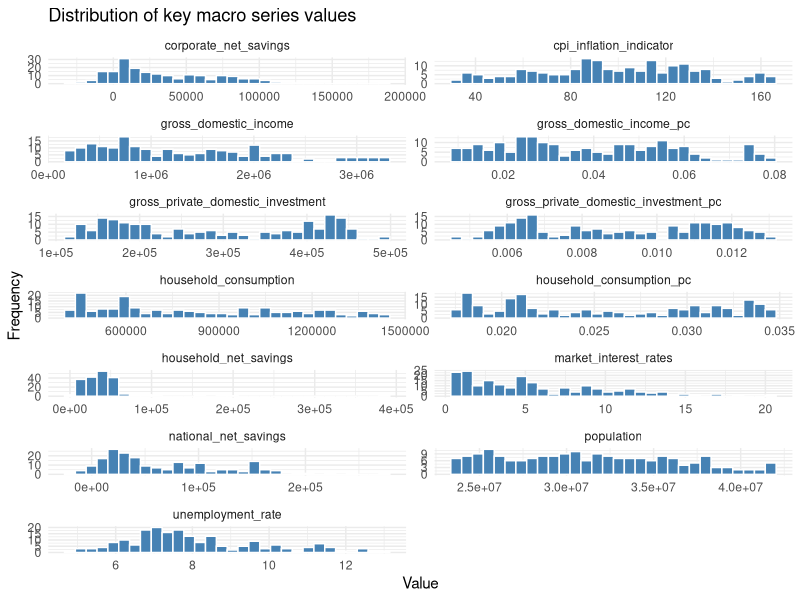
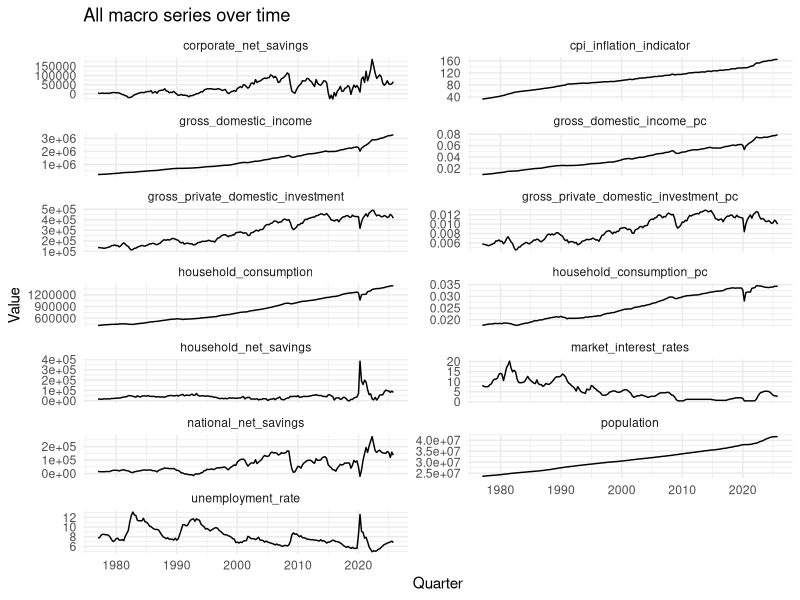
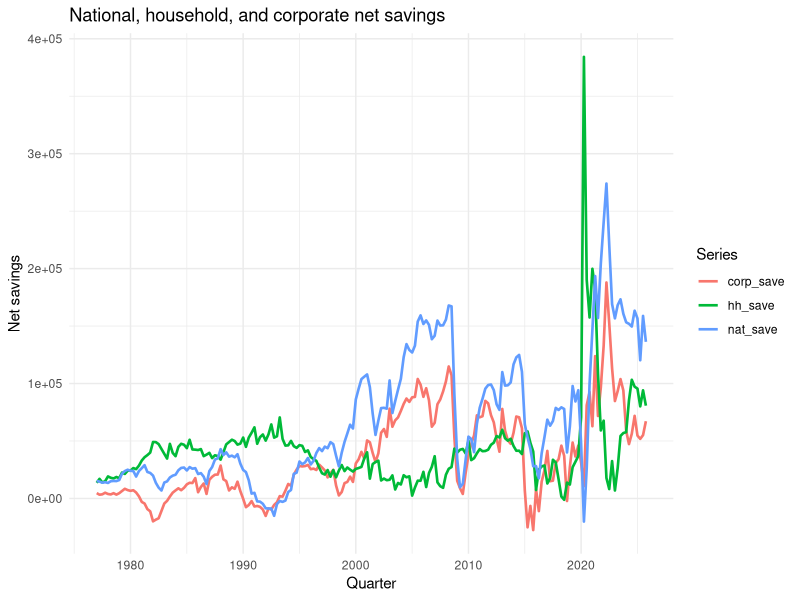
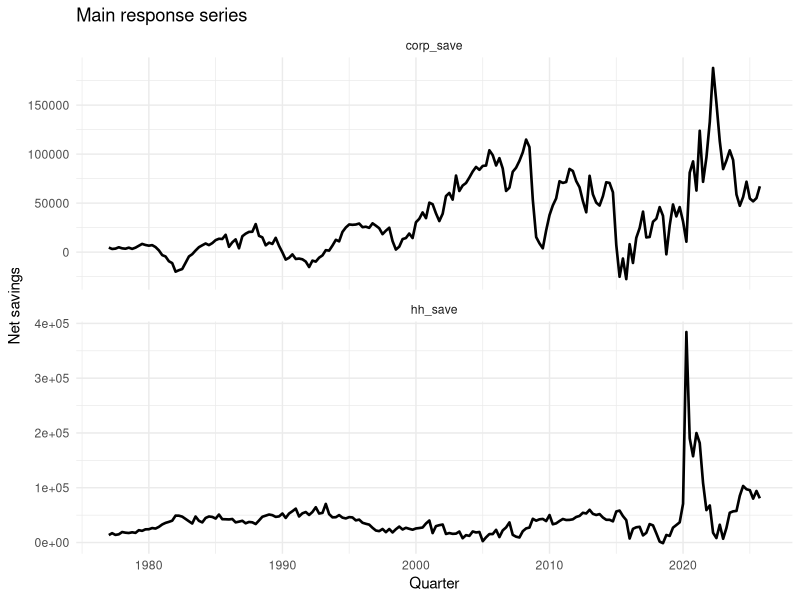
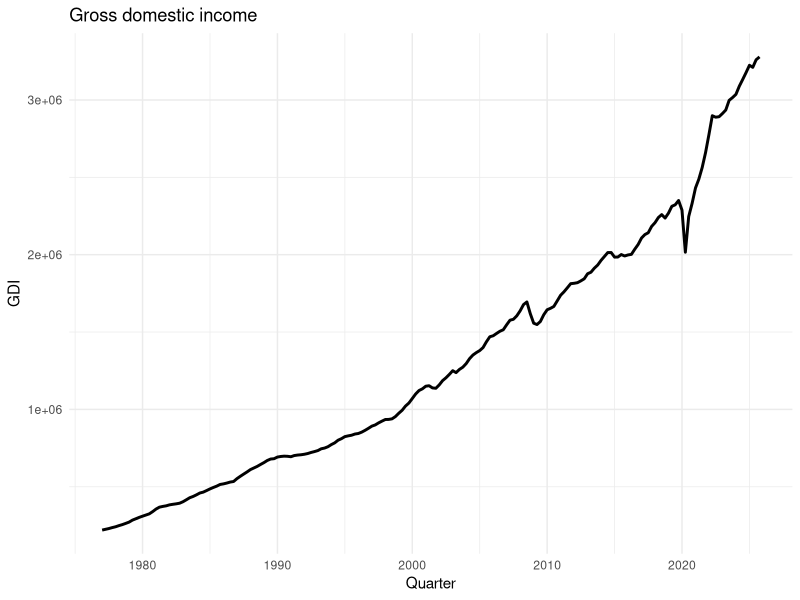
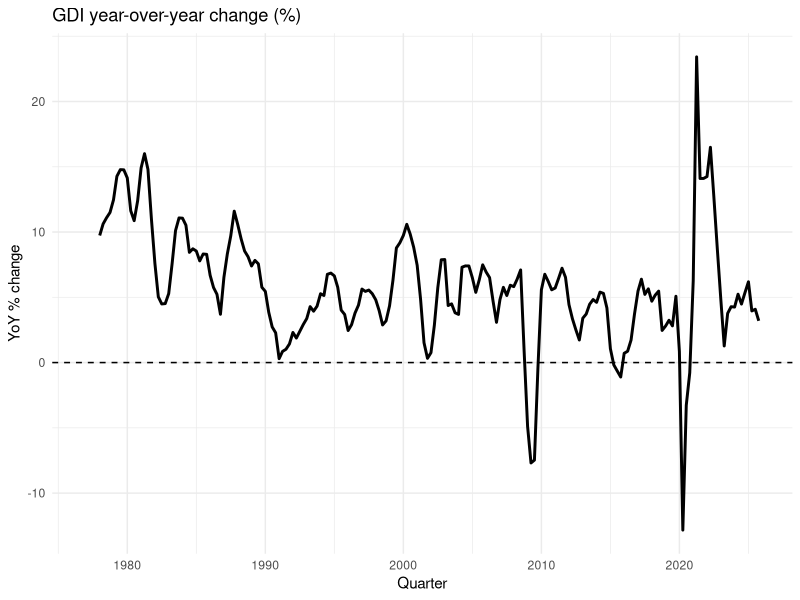
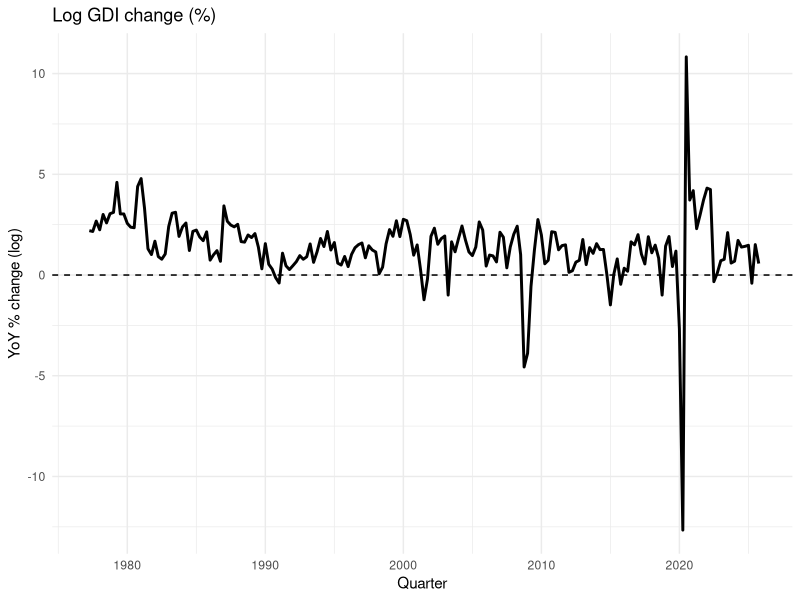
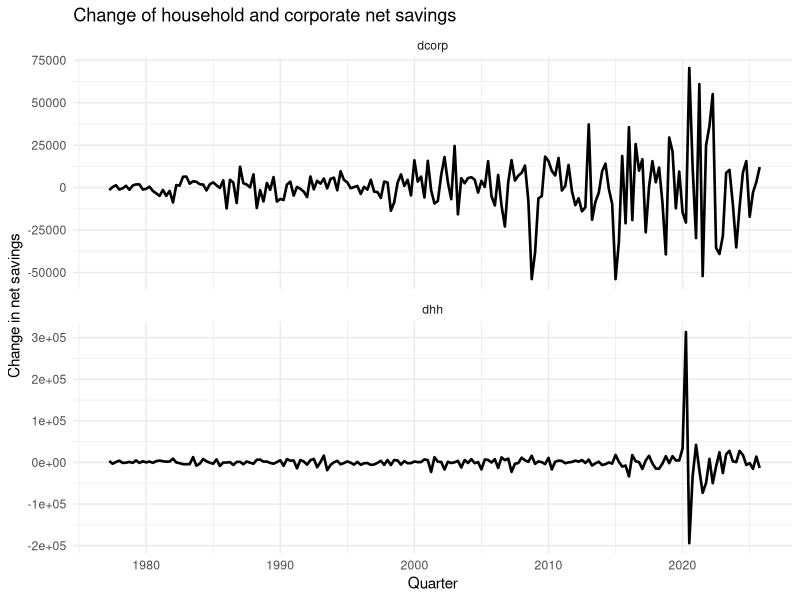

Here is the R script that generated these plots, in order:
## ---- chunk 1
knitr::opts_chunk$set(echo = TRUE, warning = FALSE, message = FALSE)
library(tidyverse)
library(lubridate)
library(forecast)
library(knitr)
library(tseries)
## ---- chunk 2
macro_df <- read_csv("../data/macro_panel_wide_raw.csv", show_col_types = FALSE) |>
  mutate(quarterly_date = as.Date(quarterly_date)) |>
  mutate(household_consumption_pc = household_consumption / population,
         gross_domestic_income_pc = gross_domestic_income / population,
         gross_private_domestic_investment_pc = gross_private_domestic_investment / population) |>
  arrange(quarterly_date)

glimpse(macro_df)
summary(macro_df)
## ---- chunk 3
na_summary <- macro_df |>
  summarise(across(-quarterly_date, ~ sum(is.na(.)))) |>
  pivot_longer(
    cols = everything(),
    names_to = "series",
    values_to = "n_missing"
  ) |>
  arrange(desc(n_missing))

na_summary

# Remove the NA values at the end
macro_df <- macro_df |>
  filter(quarterly_date <= as.Date("2025-12-31"))
## ---- chunk 4
key_vars <- macro_df |>
  select(-quarterly_date) |>
  pivot_longer(
    cols = everything(),
    names_to = "series",
    values_to = "value"
  )

# Adjust plot size for better readability
options(repr.plot.width = 12, repr.plot.height = 8)

ggplot(key_vars, aes(x = value)) +
  geom_histogram(bins = 30, fill = "steelblue", color = "white") +
  facet_wrap(~ series, scales = "free", ncol = 2)+ 
  theme_minimal() +
  ggtitle("Distribution of key macro series values") +
  xlab("Value") +
  ylab("Frequency")
## ---- chunk 5
macro_long <- macro_df |>
  pivot_longer(
    cols = -quarterly_date,
    names_to = "series",
    values_to = "value"
  )

ggplot(macro_long, aes(x = quarterly_date, y = value)) +
  geom_line() +
  facet_wrap(~ series, scales = "free_y", ncol = 2) +
  theme_minimal() +
  labs(
    title = "All macro series over time",
    x = "Quarter",
    y = "Value"
  )
## ---- chunk 6
eda_df <- macro_df |>
  select(
    quarterly_date,
    population,
    national_net_savings,
    household_net_savings,
    corporate_net_savings,
    gross_domestic_income,
    household_consumption,
    unemployment_rate,
    cpi_inflation_indicator,
    market_interest_rates,
    gross_private_domestic_investment
  ) |>
  rename(
    date = quarterly_date,
    pop = population,
    nat_save = national_net_savings,
    hh_save = household_net_savings,
    corp_save = corporate_net_savings,
    gdi = gross_domestic_income,
    cons = household_consumption,
    unemp = unemployment_rate,
    cpi = cpi_inflation_indicator,
    interest = market_interest_rates,
    gpdi = gross_private_domestic_investment
  ) |>
  mutate( # Standardize unit
    hh_rate = (hh_save / gdi) ,
    nat_rate = (nat_save / gdi) ,
    corp_rate = (corp_save / gdi)
  ) |>
  arrange(date)

glimpse(eda_df)
summary(eda_df)

## ---- chunk 7
saveRDS(eda_df, file = "../data/eda_df_nodiff.rds")
## ---- chunk 8
savings_long <- eda_df |>
  select(date, nat_save, hh_save, corp_save) |>
  pivot_longer(
    cols = -date,
    names_to = "series",
    values_to = "value"
  )

options(repr.plot.width = 12, repr.plot.height = 5)
ggplot(savings_long, aes(x = date, y = value, color = series)) +
  geom_line(linewidth = 0.9) +
  theme_minimal() +
  labs(
    title = "National, household, and corporate net savings",
    x = "Quarter",
    y = "Net savings",
    color = "Series"
  )
## ---- chunk 9
main_response_long <- eda_df |>
  select(date, hh_save, corp_save) |>
  pivot_longer(
    cols = -date,
    names_to = "series",
    values_to = "value"
  )

ggplot(main_response_long, aes(x = date, y = value)) +
  geom_line(linewidth = 0.9) +
  facet_wrap(~ series, scales = "free_y", ncol = 1) +
  theme_minimal() +
  labs(
    title = "Main response series",
    x = "Quarter",
    y = "Net savings"
  )
## ---- chunk 10
eda_df <- eda_df |>
  mutate(
    gdi_qoq = (gdi / lag(gdi) - 1),
    gdi_yoy = (gdi / lag(gdi, 4) - 1),
    ldgdi = log(gdi) - log(lag(gdi))
  )

summary(select(eda_df, gdi, gdi_qoq, gdi_yoy, ldgdi))
## ---- chunk 11
p1 <- ggplot(eda_df, aes(x = date, y = gdi)) +
  geom_line(linewidth = 1) +
  theme_minimal() +
  labs(
    title = "Gross domestic income",
    x = "Quarter",
    y = "GDI"
  )

p2 <- ggplot(eda_df, aes(x = date, y = gdi_yoy*100)) +
  geom_line(linewidth = 1) +
  geom_hline(yintercept = 0, linetype = "dashed") +
  theme_minimal() +
  labs(
    title = "GDI year-over-year change (%)",
    x = "Quarter",
    y = "YoY % change"
  )

p3 <- ggplot(eda_df, aes(x = date, y = ldgdi*100)) +
  geom_line(linewidth = 1) +
  geom_hline(yintercept = 0, linetype = "dashed") +
  theme_minimal() +
  labs(
    title = "Log GDI change (%)",
    x = "Quarter",
    y = "YoY % change (log)"
  )

p1
p2
p3
## ---- chunk 12

eda_df <- eda_df |>
  mutate(
    dhh = hh_save - lag(hh_save),
    dcorp = corp_save - lag(corp_save),
    dnat = nat_save - lag(nat_save),
    dhh_rate = hh_rate - lag(hh_rate),
    dcorp_rate = corp_rate - lag(corp_rate),
    dnat_rate = nat_rate - lag(nat_rate),
    dunemp = unemp - lag(unemp),
    dinterest = interest - lag(interest),
    ldcons = log1p(cons) - log1p(lag(cons)),
    ldcpi = log1p(cpi) - log1p(lag(cpi)),
    ldgpdi = log1p(gpdi) - log1p(lag(gpdi))
  )

summary(select(
  eda_df,
  dhh,
  dcorp,
  dhh_rate,
  dcorp_rate,
  dnat_rate,
  dunemp,
  dinterest,
  ldcons,
  ldcpi,
  ldgpdi
))
## ---- chunk 13
diff_long <- eda_df |>
  select(date, dhh, dcorp) |>
  pivot_longer(
    cols = -date,
    names_to = "series",
    values_to = "value"
  )
ggplot(diff_long, aes(x = date, y = value)) +
  geom_line(linewidth = 0.9) +
  facet_wrap(~ series, scales = "free_y", ncol = 1) +
  theme_minimal() +
  labs(
    title = "Change of household and corporate net savings",
    x = "Quarter",
    y = "Change in net savings"
  )

## ---- chunk 14
transformed_long <- eda_df |>
  select(date, dhh_rate, dcorp_rate) |>
  pivot_longer(
    cols = -date,
    names_to = "series",
    values_to = "value"
  )

ggplot(transformed_long, aes(x = date, y = value*100)) +
  geom_line(linewidth = 0.9) +
  facet_wrap(~ series, scales = "free_y", ncol = 1) +
  theme_minimal() +
  labs(
    title = "Change of household and corporate net saving Rates",
    x = "Quarter",
    y = "Change"
  )
## ---- chunk 15
hh_ts <- ts(
  eda_df$hh_rate,
  start = c(year(min(eda_df$date)), quarter(min(eda_df$date))),
  frequency = 4
)

dhh_ts <- diff(hh_ts)

par(mfrow = c(2, 2))
plot(hh_ts, main = "Household net saving rate")
plot(dhh_ts, main = "First difference: household net savings rate")
acf(na.omit(dhh_ts), lag.max = 20, main = "ACF: diff household savings rate")
pacf(na.omit(dhh_ts), lag.max = 20, main = "PACF: diff household savings rate")
par(mfrow = c(1, 1))

adf.test(na.omit(dhh_ts))
## ---- chunk 16
corp_ts <- ts(
  eda_df$corp_rate,
  start = c(year(min(eda_df$date)), quarter(min(eda_df$date))),
  frequency = 4
)

dcorp_ts <- diff(corp_ts)

par(mfrow = c(2, 2))
plot(corp_ts, main = "Corporate net saving rate")
plot(dcorp_ts, main = "First difference: corporate net saving rate")
acf(na.omit(dcorp_ts), lag.max = 20, main = "ACF: diff corporate saving rate")
pacf(na.omit(dcorp_ts), lag.max = 20, main = "PACF: diff corporate saving rate")
par(mfrow = c(1, 1))

adf.test(na.omit(dcorp_ts))
## ---- chunk 17
nat_ts <- ts(
  eda_df$nat_rate,
  start = c(year(min(eda_df$date)), quarter(min(eda_df$date))),
  frequency = 4
)

dnat_ts <- diff(nat_ts)

par(mfrow = c(2, 2))
plot(nat_ts, main = "National net saving rate")
plot(dnat_ts, main = "First difference: national net saving rate")
acf(na.omit(dnat_ts), lag.max = 20, main = "ACF: diff national saving rate")
pacf(na.omit(dnat_ts), lag.max = 20, main = "PACF: diff national saving rate")
par(mfrow = c(1, 1))

adf.test(na.omit(dnat_ts))
## ---- chunk 18
options(repr.plot.width = 10, repr.plot.height = 5)
par(mfrow = c(1, 2))
ccf(na.omit(eda_df$dhh), na.omit(eda_df$dcorp),
    main = "hh vs corp net savings")
ccf(na.omit(eda_df$dhh_rate), na.omit(eda_df$dcorp_rate),
    main = "hh vs corp net saving rates")
par(mfrow = c(1, 1))

## ---- chunk 19
options(repr.plot.width = 12, repr.plot.height = 8)
par(
  mfrow = c(2, 4),
  mar = c(5, 5, 3, 1),   # c(bottom, left, top, right)
  mgp = c(2, 0.8, 0),        # Pulls axis labels closer to the plot
  cex.main = 0.95,           # Scales down the main title
  cex.lab = 0.9,             # Scales down axis labels
  cex.axis = 0.85            # Scales down axis tick values
)

ccf(na.omit(eda_df$ldgdi), na.omit(eda_df$dhh),
    main = "log GDI vs hh savings")
ccf(na.omit(eda_df$ldgdi), na.omit(eda_df$dcorp),
    main = "log GDI vs corp savings")

ccf(na.omit(eda_df$dunemp), na.omit(eda_df$dhh),
    main = "Unemp vs hh savings")
ccf(na.omit(eda_df$dunemp), na.omit(eda_df$dcorp),
    main = "Unemp vs corp savings")

ccf(na.omit(eda_df$ldcons), na.omit(eda_df$dhh),
    main = "Cons vs hh savings")
ccf(na.omit(eda_df$ldcons), na.omit(eda_df$dcorp),
    main = "Cons vs corp savings")

ccf(na.omit(eda_df$ldcpi), na.omit(eda_df$dhh),
    main = "CPI vs hh savings")
ccf(na.omit(eda_df$ldcpi), na.omit(eda_df$dcorp),
    main = "CPI vs corp savings")

## ---- chunk 20
par(
  mfrow = c(2, 4),
  mar = c(5, 5, 3, 1),   # c(bottom, left, top, right)
  mgp = c(2, 0.8, 0),        # Pulls axis labels closer to the plot
  cex.main = 0.95,           # Scales down the main title
  cex.lab = 0.9,             # Scales down axis labels
  cex.axis = 0.85            # Scales down axis tick values
)

ccf(na.omit(eda_df$ldgdi), na.omit(eda_df$dhh_rate),
    main = "log GDI vs hh saving rate")
ccf(na.omit(eda_df$ldgdi), na.omit(eda_df$dcorp_rate),
    main = "log GDI vs corp saving rate")

ccf(na.omit(eda_df$dunemp), na.omit(eda_df$dhh_rate),
    main = "Unemp vs hh saving rate")
ccf(na.omit(eda_df$dunemp), na.omit(eda_df$dcorp_rate),
    main = "Unemp vs corp saving rate")

ccf(na.omit(eda_df$ldcons), na.omit(eda_df$dhh_rate),
    main = "Cons vs hh saving rate")
ccf(na.omit(eda_df$ldcons), na.omit(eda_df$dcorp_rate),
    main = "Cons vs corp saving rate")

ccf(na.omit(eda_df$ldcpi), na.omit(eda_df$dhh_rate),
    main = "CPI vs hh saving rate")
ccf(na.omit(eda_df$ldcpi), na.omit(eda_df$dcorp_rate),
    main = "CPI vs corp saving rate")

par(mfrow = c(1, 1))
## ---- chunk 21
pairs(
  eda_df |>
    select(hh_save, corp_save, gdi, cons, unemp, cpi, interest) |>
    na.omit(),
  main = "Scatterplot matrix for key variables"
)
## ---- chunk 22
pairs(
  eda_df |>
    select(dhh, dcorp, ldgdi, ldcons, dunemp, ldcpi, dinterest) |>
    na.omit(),
  main = "Scatterplot matrix for key variables after differencing"
)
## ---- chunk 23
glimpse(eda_df)

saveRDS(eda_df, file = "../data/macro_df_diff.rds")
